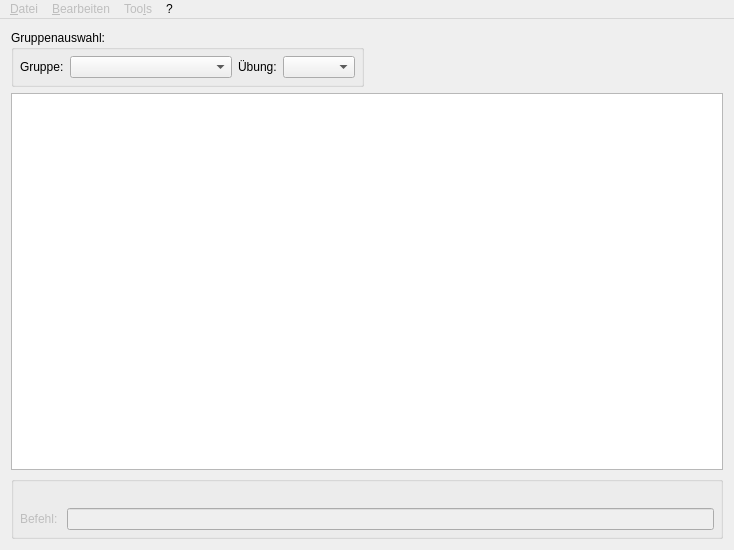
<?xml version="1.0" encoding="UTF-8"?>
<ui version="4.0">
 <class>MainWindow</class>
 <widget class="QMainWindow" name="MainWindow">
  <property name="geometry">
   <rect>
    <x>0</x>
    <y>0</y>
    <width>734</width>
    <height>550</height>
   </rect>
  </property>
  <property name="windowTitle">
   <string>PK Übungstool</string>
  </property>
  <widget class="QWidget" name="centralWidget">
   <layout class="QGridLayout" name="gridLayout_2" rowstretch="0,0,0">
    <property name="spacing">
     <number>6</number>
    </property>
    <item row="1" column="0" colspan="2">
     <widget class="LessonTable" name="table_widget">
      <property name="focusPolicy">
       <enum>Qt::WheelFocus</enum>
      </property>
      <property name="sortingEnabled">
       <bool>true</bool>
      </property>
      <attribute name="verticalHeaderVisible">
       <bool>false</bool>
      </attribute>
     </widget>
    </item>
    <item row="2" column="0" colspan="2">
     <widget class="QGroupBox" name="groupBox_3">
      <property name="enabled">
       <bool>false</bool>
      </property>
      <property name="title">
       <string/>
      </property>
      <layout class="QGridLayout" name="gridLayout_4">
       <property name="leftMargin">
        <number>6</number>
       </property>
       <property name="topMargin">
        <number>6</number>
       </property>
       <property name="rightMargin">
        <number>6</number>
       </property>
       <property name="bottomMargin">
        <number>6</number>
       </property>
       <item row="1" column="0">
        <widget class="QLabel" name="label_2">
         <property name="text">
          <string>Befehl: </string>
         </property>
        </widget>
       </item>
       <item row="1" column="1">
        <widget class="QLineEdit" name="console"/>
       </item>
       <item row="0" column="0" colspan="2">
        <widget class="QLabel" name="console_output">
         <property name="text">
          <string/>
         </property>
        </widget>
       </item>
      </layout>
     </widget>
    </item>
    <item row="0" column="0">
     <widget class="QGroupBox" name="groupBox_2">
      <property name="styleSheet">
       <string notr="true"/>
      </property>
      <property name="title">
       <string>Gruppenauswahl:</string>
      </property>
      <layout class="QHBoxLayout" name="horizontalLayout">
       <property name="spacing">
        <number>6</number>
       </property>
       <property name="leftMargin">
        <number>6</number>
       </property>
       <property name="topMargin">
        <number>6</number>
       </property>
       <property name="rightMargin">
        <number>6</number>
       </property>
       <property name="bottomMargin">
        <number>6</number>
       </property>
       <item>
        <widget class="QLabel" name="label_group">
         <property name="text">
          <string>Gruppe:</string>
         </property>
        </widget>
       </item>
       <item>
        <widget class="QComboBox" name="group_combobox">
         <property name="sizePolicy">
          <sizepolicy hsizetype="Preferred" vsizetype="Fixed">
           <horstretch>2</horstretch>
           <verstretch>0</verstretch>
          </sizepolicy>
         </property>
         <property name="focusPolicy">
          <enum>Qt::WheelFocus</enum>
         </property>
        </widget>
       </item>
       <item>
        <widget class="QLabel" name="label_file">
         <property name="text">
          <string>Übung:</string>
         </property>
        </widget>
       </item>
       <item>
        <widget class="QComboBox" name="file_combobox">
         <property name="sizeAdjustPolicy">
          <enum>QComboBox::AdjustToContents</enum>
         </property>
        </widget>
       </item>
      </layout>
     </widget>
    </item>
   </layout>
  </widget>
  <widget class="QMenuBar" name="menuBar">
   <property name="geometry">
    <rect>
     <x>0</x>
     <y>0</y>
     <width>734</width>
     <height>35</height>
    </rect>
   </property>
   <widget class="QMenu" name="menuDatei">
    <property name="enabled">
     <bool>false</bool>
    </property>
    <property name="title">
     <string>&amp;Datei</string>
    </property>
    <addaction name="action_new"/>
    <addaction name="action_settings"/>
    <addaction name="action_commit_and_push"/>
    <addaction name="action_load_test_applications"/>
   </widget>
   <widget class="QMenu" name="menuBearbeiten">
    <property name="enabled">
     <bool>false</bool>
    </property>
    <property name="title">
     <string>&amp;Bearbeiten</string>
    </property>
    <addaction name="action_undo"/>
    <addaction name="action_redo"/>
    <addaction name="action_add_student"/>
   </widget>
   <widget class="QMenu" name="menu">
    <property name="title">
     <string>?</string>
    </property>
    <addaction name="action_about"/>
   </widget>
   <widget class="QMenu" name="menuTools">
    <property name="enabled">
     <bool>false</bool>
    </property>
    <property name="title">
     <string>Too&amp;ls</string>
    </property>
    <addaction name="action_get_email"/>
   </widget>
   <addaction name="menuDatei"/>
   <addaction name="menuBearbeiten"/>
   <addaction name="menuTools"/>
   <addaction name="menu"/>
  </widget>
  <action name="action_new">
   <property name="text">
    <string>&amp;Neu</string>
   </property>
   <property name="toolTip">
    <string>Neu</string>
   </property>
  </action>
  <action name="action_undo">
   <property name="text">
    <string>&amp;Zurück</string>
   </property>
  </action>
  <action name="action_redo">
   <property name="text">
    <string>&amp;Vor</string>
   </property>
  </action>
  <action name="action_add_student">
   <property name="text">
    <string>&amp;Student hinzufügen</string>
   </property>
  </action>
  <action name="action_settings">
   <property name="enabled">
    <bool>false</bool>
   </property>
   <property name="text">
    <string>&amp;Einstellungen</string>
   </property>
  </action>
  <action name="action_about">
   <property name="text">
    <string>&amp;About</string>
   </property>
  </action>
  <action name="action_get_email">
   <property name="enabled">
    <bool>false</bool>
   </property>
   <property name="text">
    <string>&amp;Kopiere E-Mails in die Zwischenablage</string>
   </property>
  </action>
  <action name="action_commit_and_push">
   <property name="text">
    <string>&amp;Commit und Push</string>
   </property>
  </action>
  <action name="action_diagram">
   <property name="text">
    <string>&amp;Gruppen-Diagramm</string>
   </property>
  </action>
  <action name="action_groups_comparison">
   <property name="text">
    <string>Gruppen-&amp;Vergleich</string>
   </property>
  </action>
  <action name="action_load_test_applications">
   <property name="text">
    <string>&amp;Lade Test-Anmeldungen</string>
   </property>
   <property name="toolTip">
    <string>Lade Test-Anmeldungen</string>
   </property>
  </action>
 </widget>
 <layoutdefault spacing="6" margin="11"/>
 <customwidgets>
  <customwidget>
   <class>LessonTable</class>
   <extends>QTableWidget</extends>
   <header>src/lessontable.h</header>
  </customwidget>
 </customwidgets>
 <resources/>
 <connections/>
</ui>
